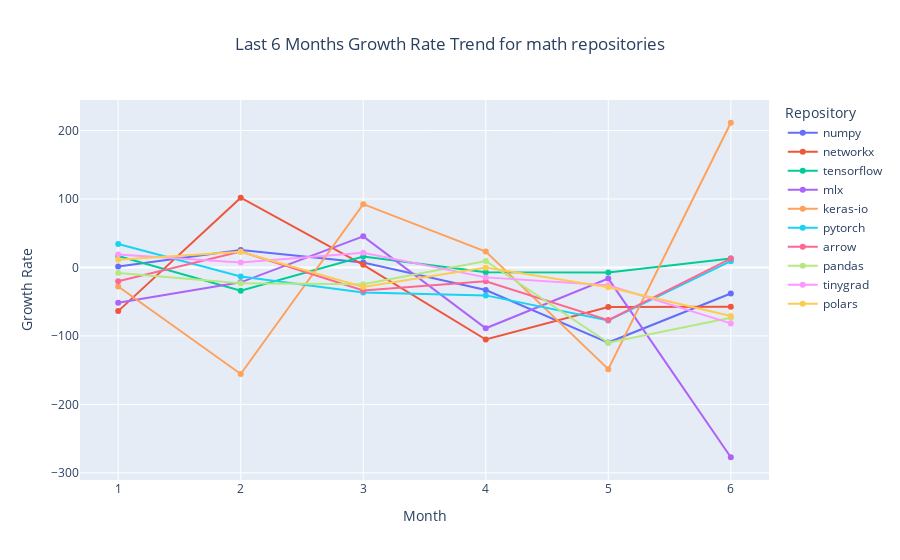
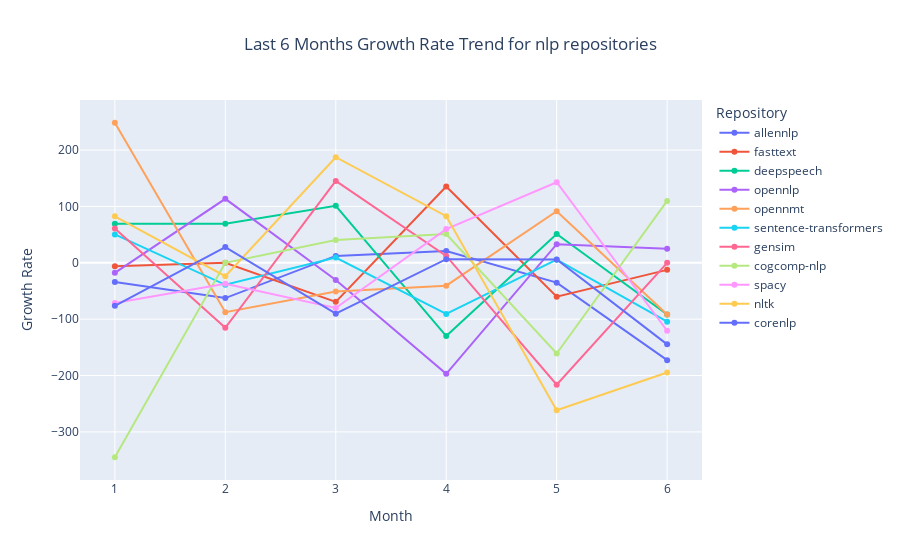
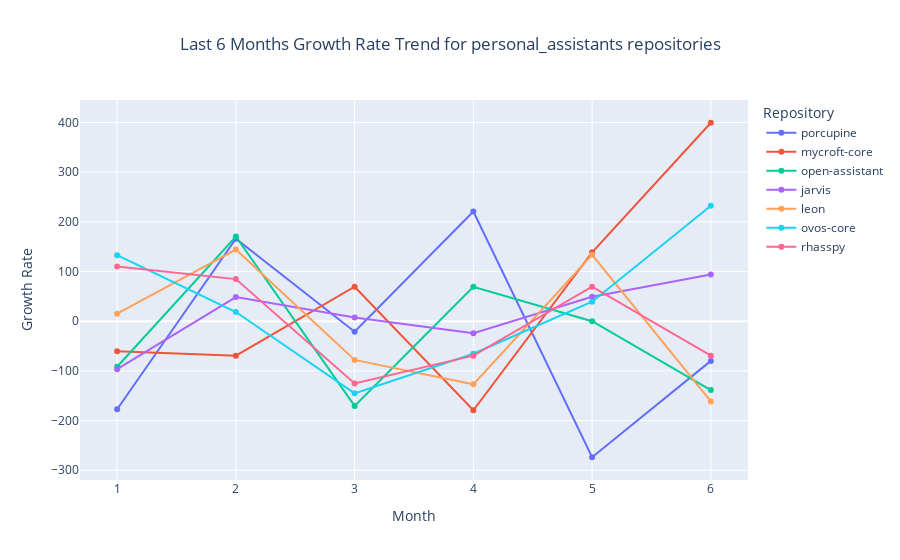
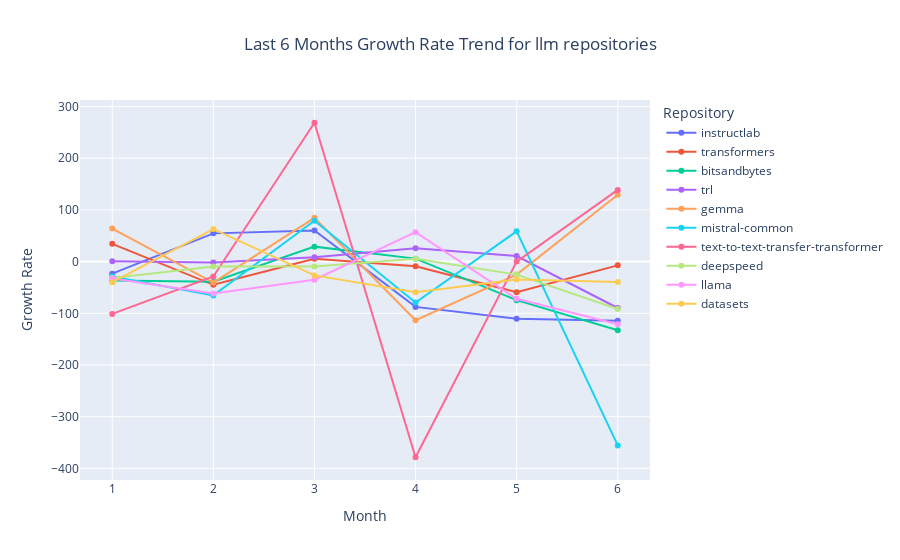

The code cell stored with these charts, in order, in its notebook:
### Markdown cell above
Let's plot the growth rate of the repositories for the last 6 months.

### Code cell
# Plot growth rate for all the repos in each individual category for the first 6 months
for category in categories:
    fig = plot_growth_rate_by_category(last_6months_df, category, title="Last 6 Months Growth Rate Trend")
    fig.show()

### Figure 1 — Plotly figure (JSON) as saved in the notebook; plotly's stock layout.template omitted (floating-point values rounded to 4 significant figures)
{"data": [{"customdata": [["5-2024"], ["6-2024"], ["7-2024"], ["8-2024"], ["9-2024"], ["10-2024"]], "hovertemplate": "<b>Repository:</b> %{fullData.name}<br><b>Month-Year:</b> %{customdata[0]}<br><b>Growth Rate:</b> %{y:.2f}<extra></extra>", "legendgroup": "numpy", "line": {"color": "#636efa", "dash": "solid"}, "marker": {"symbol": "circle"}, "mode": "lines+markers", "name": "numpy", "orientation": "v", "showlegend": true, "type": "scatter", "x": [1, 2, 3, 4, 5, 6], "xaxis": "x", "y": [1.458, 25.31, 7.127, -33.01, -109.7, -38.01], "yaxis": "y"}, {"customdata": [["5-2024"], ["6-2024"], ["7-2024"], ["8-2024"], ["9-2024"], ["10-2024"]], "hovertemplate": "<b>Repository:</b> %{fullData.name}<br><b>Month-Year:</b> %{customdata[0]}<br><b>Growth Rate:</b> %{y:.2f}<extra></extra>", "legendgroup": "networkx", "line": {"color": "#EF553B", "dash": "solid"}, "marker": {"symbol": "circle"}, "mode": "lines+markers", "name": "networkx", "orientation": "v", "showlegend": true, "type": "scatter", "x": [1, 2, 3, 4, 5, 6], "xaxis": "x", "y": [-63.81, 101.9, 3.795, -105.3, -57.76, -57.38], "yaxis": "y"}, {"customdata": [["5-2024"], ["6-2024"], ["7-2024"], ["8-2024"], ["9-2024"], ["10-2024"]], "hovertemplate": "<b>Repository:</b> %{fullData.name}<br><b>Month-Year:</b> %{customdata[0]}<br><b>Growth Rate:</b> %{y:.2f}<extra></extra>", "legendgroup": "tensorflow", "line": {"color": "#00cc96", "dash": "solid"}, "marker": {"symbol": "circle"}, "mode": "lines+markers", "name": "tensorflow", "orientation": "v", "showlegend": true, "type": "scatter", "x": [1, 2, 3, 4, 5, 6], "xaxis": "x", "y": [16.83, -34.15, 15.93, -6.963, -7.278, 12.92], "yaxis": "y"}, {"customdata": [["6-2024"], ["7-2024"], ["8-2024"], ["9-2024"], ["10-2024"], ["11-2024"]], "hovertemplate": "<b>Repository:</b> %{fullData.name}<br><b>Month-Year:</b> %{customdata[0]}<br><b>Growth Rate:</b> %{y:.2f}<extra></extra>", "legendgroup": "mlx", "line": {"color": "#ab63fa", "dash": "solid"}, "marker": {"symbol": "circle"}, "mode": "lines+markers", "name": "mlx", "orientation": "v", "showlegend": true, "type": "scatter", "x": [1, 2, 3, 4, 5, 6], "xaxis": "x", "y": [-51.44, -21.75, 45.42, -88.84, -16.25, -277.3], "yaxis": "y"}, {"customdata": [["5-2024"], ["6-2024"], ["7-2024"], ["8-2024"], ["9-2024"], ["10-2024"]], "hovertemplate": "<b>Repository:</b> %{fullData.name}<br><b>Month-Year:</b> %{customdata[0]}<br><b>Growth Rate:</b> %{y:.2f}<extra></extra>", "legendgroup": "keras-io", "line": {"color": "#FFA15A", "dash": "solid"}, "marker": {"symbol": "circle"}, "mode": "lines+markers", "name": "keras-io", "orientation": "v", "showlegend": true, "type": "scatter", "x": [1, 2, 3, 4, 5, 6], "xaxis": "x", "y": [-27.81, -155.6, 92.43, 23.26, -148.5, 211.4], "yaxis": "y"}, {"customdata": [["5-2024"], ["6-2024"], ["7-2024"], ["8-2024"], ["9-2024"], ["10-2024"]], "hovertemplate": "<b>Repository:</b> %{fullData.name}<br><b>Month-Year:</b> %{customdata[0]}<br><b>Growth Rate:</b> %{y:.2f}<extra></extra>", "legendgroup": "pytorch", "line": {"color": "#19d3f3", "dash": "solid"}, "marker": {"symbol": "circle"}, "mode": "lines+markers", "name": "pytorch", "orientation": "v", "showlegend": true, "type": "scatter", "x": [1, 2, 3, 4, 5, 6], "xaxis": "x", "y": [34.26, -13.37, -36.57, -40.81, -77.55, 9.177], "yaxis": "y"}, {"customdata": [["5-2024"], ["6-2024"], ["7-2024"], ["8-2024"], ["9-2024"], ["10-2024"]], "hovertemplate": "<b>Repository:</b> %{fullData.name}<br><b>Month-Year:</b> %{customdata[0]}<br><b>Growth Rate:</b> %{y:.2f}<extra></extra>", "legendgroup": "arrow", "line": {"color": "#FF6692", "dash": "solid"}, "marker": {"symbol": "circle"}, "mode": "lines+markers", "name": "arrow", "orientation": "v", "showlegend": true, "type": "scatter", "x": [1, 2, 3, 4, 5, 6], "xaxis": "x", "y": [-20.21, 23.22, -33.6, -20.23, -76.94, 12.89], "yaxis": "y"}, {"customdata": [["5-2024"], ["6-2024"], ["7-2024"], ["8-2024"], ["9-2024"], ["10-2024"]], "hovertemplate": "<b>Repository:</b> %{fullData.name}<br><b>Month-Year:</b> %{customdata[0]}<br><b>Growth Rate:</b> %{y:.2f}<extra></extra>", "legendgroup": "pandas", "line": {"color": "#B6E880", "dash": "solid"}, "marker": {"symbol": "circle"}, "mode": "lines+markers", "name": "pandas", "orientation": "v", "showlegend": true, "type": "scatter", "x": [1, 2, 3, 4, 5, 6], "xaxis": "x", "y": [-8.228, -23.25, -24.39, 9.377, -110.0, -73.4], "yaxis": "y"}, {"customdata": [["5-2024"], ["6-2024"], ["7-2024"], ["8-2024"], ["9-2024"], ["10-2024"]], "hovertemplate": "<b>Repository:</b> %{fullData.name}<br><b>Month-Year:</b> %{customdata[0]}<br><b>Growth Rate:</b> %{y:.2f}<extra></extra>", "legendgroup": "tinygrad", "line": {"color": "#FF97FF", "dash": "solid"}, "marker": {"symbol": "circle"}, "mode": "lines+markers", "name": "tinygrad", "orientation": "v", "showlegend": true, "type": "scatter", "x": [1, 2, 3, 4, 5, 6], "xaxis": "x", "y": [18.9, 7.317, 21.34, -14.52, -26.09, -81.74], "yaxis": "y"}, {"customdata": [["5-2024"], ["6-2024"], ["7-2024"], ["8-2024"], ["9-2024"], ["10-2024"]], "hovertemplate": "<b>Repository:</b> %{fullData.name}<br><b>Month-Year:</b> %{customdata[0]}<br><b>Growth Rate:</b> %{y:.2f}<extra></extra>", "legendgroup": "polars", "line": {"color": "#FECB52", "dash": "solid"}, "marker": {"symbol": "circle"}, "mode": "lines+markers", "name": "polars", "orientation": "v", "showlegend": true, "type": "scatter", "x": [1, 2, 3, 4, 5, 6], "xaxis": "x", "y": [11.07, 22.75, -28.67, -0.2694, -29.04, -70.98], "yaxis": "y"}], "layout": {"legend": {"title": {"text": "Repository"}, "tracegroupgap": 0}, "title": {"text": "Last 6 Months Growth Rate Trend for math repositories", "x": 0.5}, "xaxis": {"anchor": "y", "domain": [0, 1], "ticktext": [1, 2, 3, 4, 5, 6], "tickvals": [1, 2, 3, 4, 5, 6], "title": {"text": "Month"}}, "yaxis": {"anchor": "x", "domain": [0, 1], "title": {"text": "Growth Rate"}}}}

### Figure 2 — Plotly figure (JSON) as saved in the notebook; plotly's stock layout.template omitted (floating-point values rounded to 4 significant figures)
{"data": [{"customdata": [["7-2022"], ["8-2022"], ["9-2022"], ["10-2022"], ["11-2022"], ["12-2022"]], "hovertemplate": "<b>Repository:</b> %{fullData.name}<br><b>Month-Year:</b> %{customdata[0]}<br><b>Growth Rate:</b> %{y:.2f}<extra></extra>", "legendgroup": "allennlp", "line": {"color": "#636efa", "dash": "solid"}, "marker": {"symbol": "circle"}, "mode": "lines+markers", "name": "allennlp", "orientation": "v", "showlegend": true, "type": "scatter", "x": [1, 2, 3, 4, 5, 6], "xaxis": "x", "y": [-34.14, -62.57, 12.26, 20.76, -35.22, -172.7], "yaxis": "y"}, {"customdata": [["10-2023"], ["11-2023"], ["12-2023"], ["1-2024"], ["2-2024"], ["3-2024"]], "hovertemplate": "<b>Repository:</b> %{fullData.name}<br><b>Month-Year:</b> %{customdata[0]}<br><b>Growth Rate:</b> %{y:.2f}<extra></extra>", "legendgroup": "fasttext", "line": {"color": "#EF553B", "dash": "solid"}, "marker": {"symbol": "circle"}, "mode": "lines+markers", "name": "fasttext", "orientation": "v", "showlegend": true, "type": "scatter", "x": [1, 2, 3, 4, 5, 6], "xaxis": "x", "y": [-6.062, 0, -69.31, 135.5, -60.08, -12.52], "yaxis": "y"}, {"customdata": [["4-2024"], ["5-2024"], ["6-2024"], ["7-2024"], ["8-2024"], ["9-2024"]], "hovertemplate": "<b>Repository:</b> %{fullData.name}<br><b>Month-Year:</b> %{customdata[0]}<br><b>Growth Rate:</b> %{y:.2f}<extra></extra>", "legendgroup": "deepspeech", "line": {"color": "#00cc96", "dash": "solid"}, "marker": {"symbol": "circle"}, "mode": "lines+markers", "name": "deepspeech", "orientation": "v", "showlegend": true, "type": "scatter", "x": [1, 2, 3, 4, 5, 6], "xaxis": "x", "y": [69.31, 69.31, 101.2, -129.9, 51.08, -91.63], "yaxis": "y"}, {"customdata": [["5-2024"], ["6-2024"], ["7-2024"], ["8-2024"], ["9-2024"], ["10-2024"]], "hovertemplate": "<b>Repository:</b> %{fullData.name}<br><b>Month-Year:</b> %{customdata[0]}<br><b>Growth Rate:</b> %{y:.2f}<extra></extra>", "legendgroup": "opennlp", "line": {"color": "#ab63fa", "dash": "solid"}, "marker": {"symbol": "circle"}, "mode": "lines+markers", "name": "opennlp", "orientation": "v", "showlegend": true, "type": "scatter", "x": [1, 2, 3, 4, 5, 6], "xaxis": "x", "y": [-17.77, 113.5, -30.57, -197.0, 33.02, 24.78], "yaxis": "y"}, {"customdata": [["5-2019"], ["7-2019"], ["8-2019"], ["9-2019"], ["2-2020"], ["5-2020"]], "hovertemplate": "<b>Repository:</b> %{fullData.name}<br><b>Month-Year:</b> %{customdata[0]}<br><b>Growth Rate:</b> %{y:.2f}<extra></extra>", "legendgroup": "opennmt", "line": {"color": "#FFA15A", "dash": "solid"}, "marker": {"symbol": "circle"}, "mode": "lines+markers", "name": "opennmt", "orientation": "v", "showlegend": true, "type": "scatter", "x": [1, 2, 3, 4, 5, 6], "xaxis": "x", "y": [248.5, -87.55, -51.08, -40.55, 91.63, -91.63], "yaxis": "y"}, {"customdata": [["5-2024"], ["6-2024"], ["7-2024"], ["8-2024"], ["9-2024"], ["10-2024"]], "hovertemplate": "<b>Repository:</b> %{fullData.name}<br><b>Month-Year:</b> %{customdata[0]}<br><b>Growth Rate:</b> %{y:.2f}<extra></extra>", "legendgroup": "sentence-transformers", "line": {"color": "#19d3f3", "dash": "solid"}, "marker": {"symbol": "circle"}, "mode": "lines+markers", "name": "sentence-transformers", "orientation": "v", "showlegend": true, "type": "scatter", "x": [1, 2, 3, 4, 5, 6], "xaxis": "x", "y": [50.42, -39.01, 9.248, -90.8, 5.624, -104.5], "yaxis": "y"}, {"customdata": [["4-2024"], ["5-2024"], ["6-2024"], ["7-2024"], ["8-2024"], ["9-2024"]], "hovertemplate": "<b>Repository:</b> %{fullData.name}<br><b>Month-Year:</b> %{customdata[0]}<br><b>Growth Rate:</b> %{y:.2f}<extra></extra>", "legendgroup": "gensim", "line": {"color": "#FF6692", "dash": "solid"}, "marker": {"symbol": "circle"}, "mode": "lines+markers", "name": "gensim", "orientation": "v", "showlegend": true, "type": "scatter", "x": [1, 2, 3, 4, 5, 6], "xaxis": "x", "y": [60.91, -115.3, 145.3, 12.21, -216.3, 0], "yaxis": "y"}, {"customdata": [["2-2022"], ["5-2022"], ["6-2022"], ["7-2022"], ["10-2022"], ["7-2023"]], "hovertemplate": "<b>Repository:</b> %{fullData.name}<br><b>Month-Year:</b> %{customdata[0]}<br><b>Growth Rate:</b> %{y:.2f}<extra></extra>", "legendgroup": "cogcomp-nlp", "line": {"color": "#B6E880", "dash": "solid"}, "marker": {"symbol": "circle"}, "mode": "lines+markers", "name": "cogcomp-nlp", "orientation": "v", "showlegend": true, "type": "scatter", "x": [1, 2, 3, 4, 5, 6], "xaxis": "x", "y": [-345.0, 0, 40.55, 51.08, -160.9, 109.9], "yaxis": "y"}, {"customdata": [["5-2024"], ["6-2024"], ["7-2024"], ["8-2024"], ["9-2024"], ["10-2024"]], "hovertemplate": "<b>Repository:</b> %{fullData.name}<br><b>Month-Year:</b> %{customdata[0]}<br><b>Growth Rate:</b> %{y:.2f}<extra></extra>", "legendgroup": "spacy", "line": {"color": "#FF97FF", "dash": "solid"}, "marker": {"symbol": "circle"}, "mode": "lines+markers", "name": "spacy", "orientation": "v", "showlegend": true, "type": "scatter", "x": [1, 2, 3, 4, 5, 6], "xaxis": "x", "y": [-71.41, -37.09, -80.08, 59.78, 142.9, -120.6], "yaxis": "y"}, {"customdata": [["5-2024"], ["6-2024"], ["7-2024"], ["8-2024"], ["9-2024"], ["10-2024"]], "hovertemplate": "<b>Repository:</b> %{fullData.name}<br><b>Month-Year:</b> %{customdata[0]}<br><b>Growth Rate:</b> %{y:.2f}<extra></extra>", "legendgroup": "nltk", "line": {"color": "#FECB52", "dash": "solid"}, "marker": {"symbol": "circle"}, "mode": "lines+markers", "name": "nltk", "orientation": "v", "showlegend": true, "type": "scatter", "x": [1, 2, 3, 4, 5, 6], "xaxis": "x", "y": [82.42, -23.64, 187.4, 82.71, -261.5, -194.6], "yaxis": "y"}, {"customdata": [["4-2024"], ["5-2024"], ["6-2024"], ["7-2024"], ["8-2024"], ["9-2024"]], "hovertemplate": "<b>Repository:</b> %{fullData.name}<br><b>Month-Year:</b> %{customdata[0]}<br><b>Growth Rate:</b> %{y:.2f}<extra></extra>", "legendgroup": "corenlp", "line": {"color": "#636efa", "dash": "solid"}, "marker": {"symbol": "circle"}, "mode": "lines+markers", "name": "corenlp", "orientation": "v", "showlegend": true, "type": "scatter", "x": [1, 2, 3, 4, 5, 6], "xaxis": "x", "y": [-76.21, 27.87, -90.29, 6.454, 6.062, -144.7], "yaxis": "y"}], "layout": {"legend": {"title": {"text": "Repository"}, "tracegroupgap": 0}, "title": {"text": "Last 6 Months Growth Rate Trend for nlp repositories", "x": 0.5}, "xaxis": {"anchor": "y", "domain": [0, 1], "ticktext": [1, 2, 3, 4, 5, 6], "tickvals": [1, 2, 3, 4, 5, 6], "title": {"text": "Month"}}, "yaxis": {"anchor": "x", "domain": [0, 1], "title": {"text": "Growth Rate"}}}}

### Figure 3 — Plotly figure (JSON) as saved in the notebook; plotly's stock layout.template omitted (floating-point values rounded to 4 significant figures)
{"data": [{"customdata": [["5-2024"], ["6-2024"], ["7-2024"], ["8-2024"], ["9-2024"], ["10-2024"]], "hovertemplate": "<b>Repository:</b> %{fullData.name}<br><b>Month-Year:</b> %{customdata[0]}<br><b>Growth Rate:</b> %{y:.2f}<extra></extra>", "legendgroup": "porcupine", "line": {"color": "#636efa", "dash": "solid"}, "marker": {"symbol": "circle"}, "mode": "lines+markers", "name": "porcupine", "orientation": "v", "showlegend": true, "type": "scatter", "x": [1, 2, 3, 4, 5, 6], "xaxis": "x", "y": [-177.1, 165.8, -21.13, 220.7, -273.8, -79.85], "yaxis": "y"}, {"customdata": [["11-2023"], ["12-2023"], ["1-2024"], ["7-2024"], ["8-2024"], ["9-2024"]], "hovertemplate": "<b>Repository:</b> %{fullData.name}<br><b>Month-Year:</b> %{customdata[0]}<br><b>Growth Rate:</b> %{y:.2f}<extra></extra>", "legendgroup": "mycroft-core", "line": {"color": "#EF553B", "dash": "solid"}, "marker": {"symbol": "circle"}, "mode": "lines+markers", "name": "mycroft-core", "orientation": "v", "showlegend": true, "type": "scatter", "x": [1, 2, 3, 4, 5, 6], "xaxis": "x", "y": [-60.61, -69.31, 69.31, -179.2, 138.6, 399.4], "yaxis": "y"}, {"customdata": [["4-2024"], ["5-2024"], ["7-2024"], ["8-2024"], ["9-2024"], ["10-2024"]], "hovertemplate": "<b>Repository:</b> %{fullData.name}<br><b>Month-Year:</b> %{customdata[0]}<br><b>Growth Rate:</b> %{y:.2f}<extra></extra>", "legendgroup": "open-assistant", "line": {"color": "#00cc96", "dash": "solid"}, "marker": {"symbol": "circle"}, "mode": "lines+markers", "name": "open-assistant", "orientation": "v", "showlegend": true, "type": "scatter", "x": [1, 2, 3, 4, 5, 6], "xaxis": "x", "y": [-91.63, 170.5, -170.5, 69.31, 0, -138.6], "yaxis": "y"}, {"customdata": [["5-2024"], ["6-2024"], ["7-2024"], ["8-2024"], ["9-2024"], ["10-2024"]], "hovertemplate": "<b>Repository:</b> %{fullData.name}<br><b>Month-Year:</b> %{customdata[0]}<br><b>Growth Rate:</b> %{y:.2f}<extra></extra>", "legendgroup": "jarvis", "line": {"color": "#ab63fa", "dash": "solid"}, "marker": {"symbol": "circle"}, "mode": "lines+markers", "name": "jarvis", "orientation": "v", "showlegend": true, "type": "scatter", "x": [1, 2, 3, 4, 5, 6], "xaxis": "x", "y": [-96.51, 48.55, 7.411, -24.12, 49.25, 93.83], "yaxis": "y"}, {"customdata": [["4-2024"], ["5-2024"], ["6-2024"], ["7-2024"], ["8-2024"], ["9-2024"]], "hovertemplate": "<b>Repository:</b> %{fullData.name}<br><b>Month-Year:</b> %{customdata[0]}<br><b>Growth Rate:</b> %{y:.2f}<extra></extra>", "legendgroup": "leon", "line": {"color": "#FFA15A", "dash": "solid"}, "marker": {"symbol": "circle"}, "mode": "lines+markers", "name": "leon", "orientation": "v", "showlegend": true, "type": "scatter", "x": [1, 2, 3, 4, 5, 6], "xaxis": "x", "y": [15.14, 144.3, -77.87, -127.0, 133.6, -161.3], "yaxis": "y"}, {"customdata": [["5-2024"], ["6-2024"], ["7-2024"], ["8-2024"], ["9-2024"], ["10-2024"]], "hovertemplate": "<b>Repository:</b> %{fullData.name}<br><b>Month-Year:</b> %{customdata[0]}<br><b>Growth Rate:</b> %{y:.2f}<extra></extra>", "legendgroup": "ovos-core", "line": {"color": "#19d3f3", "dash": "solid"}, "marker": {"symbol": "circle"}, "mode": "lines+markers", "name": "ovos-core", "orientation": "v", "showlegend": true, "type": "scatter", "x": [1, 2, 3, 4, 5, 6], "xaxis": "x", "y": [132.9, 18.47, -145.2, -65.39, 39.26, 232.2], "yaxis": "y"}, {"customdata": [["2-2024"], ["3-2024"], ["4-2024"], ["5-2024"], ["6-2024"], ["7-2024"]], "hovertemplate": "<b>Repository:</b> %{fullData.name}<br><b>Month-Year:</b> %{customdata[0]}<br><b>Growth Rate:</b> %{y:.2f}<extra></extra>", "legendgroup": "rhasspy", "line": {"color": "#FF6692", "dash": "solid"}, "marker": {"symbol": "circle"}, "mode": "lines+markers", "name": "rhasspy", "orientation": "v", "showlegend": true, "type": "scatter", "x": [1, 2, 3, 4, 5, 6], "xaxis": "x", "y": [109.9, 84.73, -125.3, -69.31, 69.31, -69.31], "yaxis": "y"}], "layout": {"legend": {"title": {"text": "Repository"}, "tracegroupgap": 0}, "title": {"text": "Last 6 Months Growth Rate Trend for personal_assistants repositories", "x": 0.5}, "xaxis": {"anchor": "y", "domain": [0, 1], "ticktext": [1, 2, 3, 4, 5, 6], "tickvals": [1, 2, 3, 4, 5, 6], "title": {"text": "Month"}}, "yaxis": {"anchor": "x", "domain": [0, 1], "title": {"text": "Growth Rate"}}}}

### Figure 4 — Plotly figure (JSON) as saved in the notebook; plotly's stock layout.template omitted (floating-point values rounded to 4 significant figures)
{"data": [{"customdata": [["5-2024"], ["6-2024"], ["7-2024"], ["8-2024"], ["9-2024"], ["10-2024"]], "hovertemplate": "<b>Repository:</b> %{fullData.name}<br><b>Month-Year:</b> %{customdata[0]}<br><b>Growth Rate:</b> %{y:.2f}<extra></extra>", "legendgroup": "instructlab", "line": {"color": "#636efa", "dash": "solid"}, "marker": {"symbol": "circle"}, "mode": "lines+markers", "name": "instructlab", "orientation": "v", "showlegend": true, "type": "scatter", "x": [1, 2, 3, 4, 5, 6], "xaxis": "x", "y": [-23.34, 54.6, 60.3, -87.63, -110.7, -114.6], "yaxis": "y"}, {"customdata": [["5-2024"], ["6-2024"], ["7-2024"], ["8-2024"], ["9-2024"], ["10-2024"]], "hovertemplate": "<b>Repository:</b> %{fullData.name}<br><b>Month-Year:</b> %{customdata[0]}<br><b>Growth Rate:</b> %{y:.2f}<extra></extra>", "legendgroup": "transformers", "line": {"color": "#EF553B", "dash": "solid"}, "marker": {"symbol": "circle"}, "mode": "lines+markers", "name": "transformers", "orientation": "v", "showlegend": true, "type": "scatter", "x": [1, 2, 3, 4, 5, 6], "xaxis": "x", "y": [34.4, -44.89, 5.527, -8.817, -59.1, -7.254], "yaxis": "y"}, {"customdata": [["5-2024"], ["6-2024"], ["7-2024"], ["8-2024"], ["9-2024"], ["10-2024"]], "hovertemplate": "<b>Repository:</b> %{fullData.name}<br><b>Month-Year:</b> %{customdata[0]}<br><b>Growth Rate:</b> %{y:.2f}<extra></extra>", "legendgroup": "bitsandbytes", "line": {"color": "#00cc96", "dash": "solid"}, "marker": {"symbol": "circle"}, "mode": "lines+markers", "name": "bitsandbytes", "orientation": "v", "showlegend": true, "type": "scatter", "x": [1, 2, 3, 4, 5, 6], "xaxis": "x", "y": [-36.6, -38.78, 28.93, 5.743, -74.57, -132.9], "yaxis": "y"}, {"customdata": [["5-2024"], ["6-2024"], ["7-2024"], ["8-2024"], ["9-2024"], ["10-2024"]], "hovertemplate": "<b>Repository:</b> %{fullData.name}<br><b>Month-Year:</b> %{customdata[0]}<br><b>Growth Rate:</b> %{y:.2f}<extra></extra>", "legendgroup": "trl", "line": {"color": "#ab63fa", "dash": "solid"}, "marker": {"symbol": "circle"}, "mode": "lines+markers", "name": "trl", "orientation": "v", "showlegend": true, "type": "scatter", "x": [1, 2, 3, 4, 5, 6], "xaxis": "x", "y": [0.5413, -1.633, 8.415, 25.76, 10.8, -89.72], "yaxis": "y"}, {"customdata": [["5-2024"], ["6-2024"], ["7-2024"], ["8-2024"], ["9-2024"], ["10-2024"]], "hovertemplate": "<b>Repository:</b> %{fullData.name}<br><b>Month-Year:</b> %{customdata[0]}<br><b>Growth Rate:</b> %{y:.2f}<extra></extra>", "legendgroup": "gemma", "line": {"color": "#FFA15A", "dash": "solid"}, "marker": {"symbol": "circle"}, "mode": "lines+markers", "name": "gemma", "orientation": "v", "showlegend": true, "type": "scatter", "x": [1, 2, 3, 4, 5, 6], "xaxis": "x", "y": [63.91, -40.55, 84.73, -113.5, -25.13, 129.3], "yaxis": "y"}, {"customdata": [["5-2024"], ["6-2024"], ["7-2024"], ["8-2024"], ["9-2024"], ["10-2024"]], "hovertemplate": "<b>Repository:</b> %{fullData.name}<br><b>Month-Year:</b> %{customdata[0]}<br><b>Growth Rate:</b> %{y:.2f}<extra></extra>", "legendgroup": "mistral-common", "line": {"color": "#19d3f3", "dash": "solid"}, "marker": {"symbol": "circle"}, "mode": "lines+markers", "name": "mistral-common", "orientation": "v", "showlegend": true, "type": "scatter", "x": [1, 2, 3, 4, 5, 6], "xaxis": "x", "y": [-28.77, -65.39, 79.08, -79.08, 58.49, -355.5], "yaxis": "y"}, {"customdata": [["11-2023"], ["12-2023"], ["1-2024"], ["2-2024"], ["4-2024"], ["6-2024"]], "hovertemplate": "<b>Repository:</b> %{fullData.name}<br><b>Month-Year:</b> %{customdata[0]}<br><b>Growth Rate:</b> %{y:.2f}<extra></extra>", "legendgroup": "text-to-text-transfer-transformer", "line": {"color": "#FF6692", "dash": "solid"}, "marker": {"symbol": "circle"}, "mode": "lines+markers", "name": "text-to-text-transfer-transformer", "orientation": "v", "showlegend": true, "type": "scatter", "x": [1, 2, 3, 4, 5, 6], "xaxis": "x", "y": [-101.2, -28.77, 268.6, -378.4, 0, 138.6], "yaxis": "y"}, {"customdata": [["5-2024"], ["6-2024"], ["7-2024"], ["8-2024"], ["9-2024"], ["10-2024"]], "hovertemplate": "<b>Repository:</b> %{fullData.name}<br><b>Month-Year:</b> %{customdata[0]}<br><b>Growth Rate:</b> %{y:.2f}<extra></extra>", "legendgroup": "deepspeed", "line": {"color": "#B6E880", "dash": "solid"}, "marker": {"symbol": "circle"}, "mode": "lines+markers", "name": "deepspeed", "orientation": "v", "showlegend": true, "type": "scatter", "x": [1, 2, 3, 4, 5, 6], "xaxis": "x", "y": [-31.57, -9.369, -9.516, 5.725, -25.18, -91.73], "yaxis": "y"}, {"customdata": [["4-2024"], ["5-2024"], ["6-2024"], ["7-2024"], ["8-2024"], ["9-2024"]], "hovertemplate": "<b>Repository:</b> %{fullData.name}<br><b>Month-Year:</b> %{customdata[0]}<br><b>Growth Rate:</b> %{y:.2f}<extra></extra>", "legendgroup": "llama", "line": {"color": "#FF97FF", "dash": "solid"}, "marker": {"symbol": "circle"}, "mode": "lines+markers", "name": "llama", "orientation": "v", "showlegend": true, "type": "scatter", "x": [1, 2, 3, 4, 5, 6], "xaxis": "x", "y": [-32.89, -61.65, -34.97, 56.95, -71.98, -121.3], "yaxis": "y"}, {"customdata": [["5-2024"], ["6-2024"], ["7-2024"], ["8-2024"], ["9-2024"], ["10-2024"]], "hovertemplate": "<b>Repository:</b> %{fullData.name}<br><b>Month-Year:</b> %{customdata[0]}<br><b>Growth Rate:</b> %{y:.2f}<extra></extra>", "legendgroup": "datasets", "line": {"color": "#FECB52", "dash": "solid"}, "marker": {"symbol": "circle"}, "mode": "lines+markers", "name": "datasets", "orientation": "v", "showlegend": true, "type": "scatter", "x": [1, 2, 3, 4, 5, 6], "xaxis": "x", "y": [-39.7, 62.95, -26.7, -59.48, -34.71, -39.3], "yaxis": "y"}], "layout": {"legend": {"title": {"text": "Repository"}, "tracegroupgap": 0}, "title": {"text": "Last 6 Months Growth Rate Trend for llm repositories", "x": 0.5}, "xaxis": {"anchor": "y", "domain": [0, 1], "ticktext": [1, 2, 3, 4, 5, 6], "tickvals": [1, 2, 3, 4, 5, 6], "title": {"text": "Month"}}, "yaxis": {"anchor": "x", "domain": [0, 1], "title": {"text": "Growth Rate"}}}}
